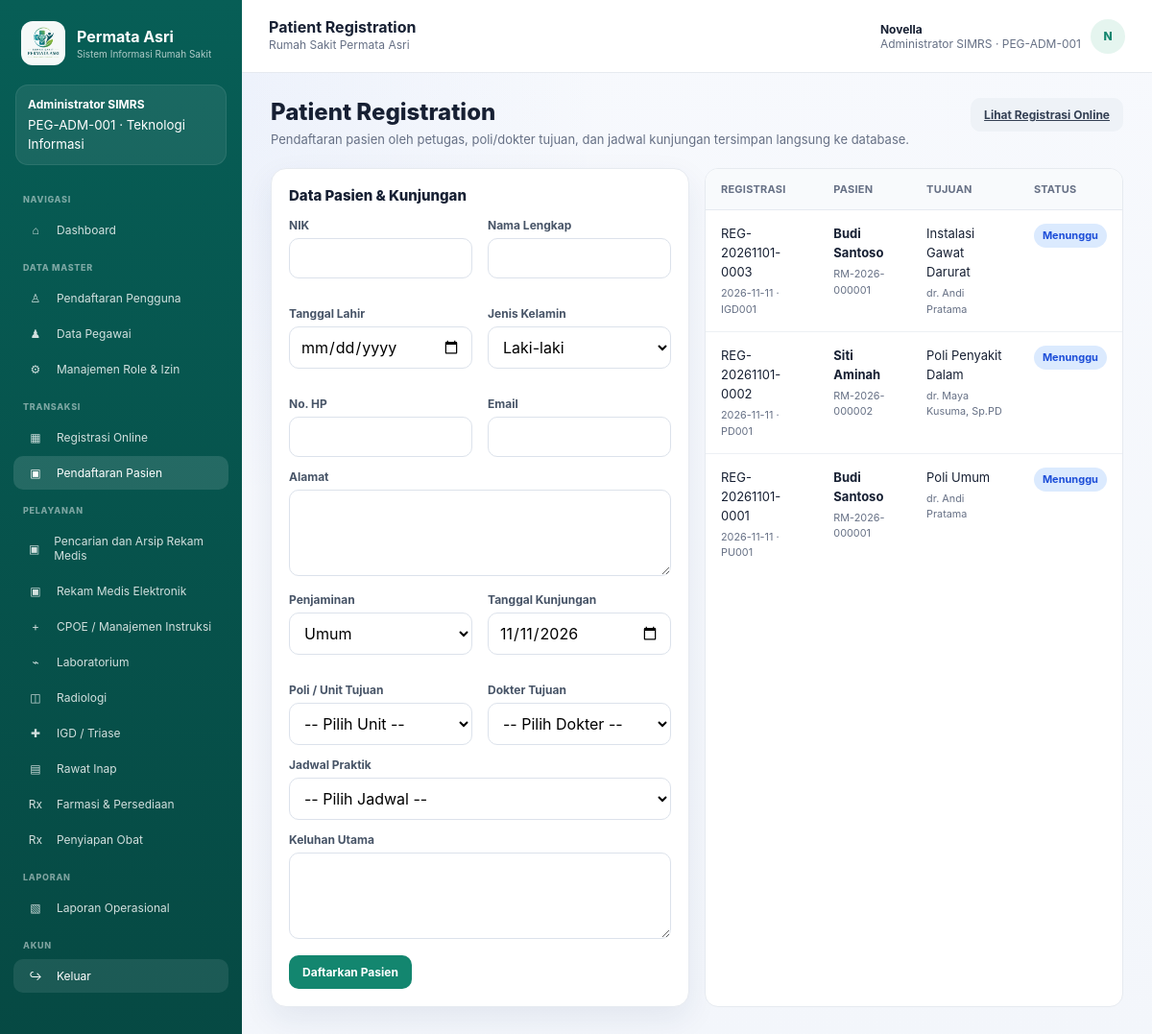
The page /patient_registration.php (signed in) on the database its author committed.
### tables this page shows
CREATE TABLE users (
    id INT AUTO_INCREMENT PRIMARY KEY,
    employee_id INT NOT NULL UNIQUE,
    username VARCHAR(60) NOT NULL UNIQUE,
    password_hash VARCHAR(255) NOT NULL,
    is_active TINYINT(1) NOT NULL DEFAULT 1,
    created_at DATETIME NOT NULL DEFAULT CURRENT_TIMESTAMP,
    CONSTRAINT fk_user_employee FOREIGN KEY (employee_id) REFERENCES employees(id)
);

CREATE TABLE roles (
    id INT AUTO_INCREMENT PRIMARY KEY,
    code VARCHAR(50) NOT NULL UNIQUE,
    name VARCHAR(100) NOT NULL
);

CREATE TABLE employees (
    id INT AUTO_INCREMENT PRIMARY KEY,
    employee_code VARCHAR(30) NOT NULL UNIQUE,
    full_name VARCHAR(150) NOT NULL,
    profession VARCHAR(100) NOT NULL,
    role_id INT NOT NULL,
    unit_id INT NULL,
    is_active TINYINT(1) NOT NULL DEFAULT 1,
    CONSTRAINT fk_employee_role FOREIGN KEY (role_id) REFERENCES roles(id),
    CONSTRAINT fk_employee_unit FOREIGN KEY (unit_id) REFERENCES units(id)
);

CREATE TABLE units (
    id INT AUTO_INCREMENT PRIMARY KEY,
    code VARCHAR(30) NOT NULL UNIQUE,
    name VARCHAR(100) NOT NULL,
    unit_type VARCHAR(30) NOT NULL
);

CREATE TABLE menus (
    id INT AUTO_INCREMENT PRIMARY KEY,
    label VARCHAR(100) NOT NULL,
    icon VARCHAR(10) NOT NULL,
    section_name VARCHAR(50) NOT NULL,
    page_file VARCHAR(100) NOT NULL,
    permission_code VARCHAR(80) NOT NULL,
    sort_order INT NOT NULL DEFAULT 0,
    is_active TINYINT(1) NOT NULL DEFAULT 1
);

CREATE TABLE registrations (
    id INT AUTO_INCREMENT PRIMARY KEY,
    registration_no VARCHAR(40) NULL UNIQUE,
    patient_id INT NOT NULL,
    unit_id INT NOT NULL,
    doctor_employee_id INT NULL,
    schedule_id INT NULL,
    visit_date DATE NOT NULL,
    complaint TEXT NULL,
    payer VARCHAR(40) NOT NULL DEFAULT 'Umum',
    status VARCHAR(40) NOT NULL DEFAULT 'Menunggu',
    queue_no VARCHAR(20) NULL,
    created_by INT NOT NULL,
    created_at DATETIME NOT NULL DEFAULT CURRENT_TIMESTAMP,
    CONSTRAINT fk_reg_patient FOREIGN KEY (patient_id) REFERENCES patients(id),
    CONSTRAINT fk_reg_unit FOREIGN KEY (unit_id) REFERENCES units(id),
    CONSTRAINT fk_reg_doctor FOREIGN KEY (doctor_employee_id) REFERENCES employees(id),
    CONSTRAINT fk_reg_schedule FOREIGN KEY (schedule_id) REFERENCES doctor_schedules(id),
    CONSTRAINT fk_reg_creator FOREIGN KEY (created_by) REFERENCES users(id)
);

CREATE TABLE patients (
    id INT AUTO_INCREMENT PRIMARY KEY,
    medical_record_no VARCHAR(30) NULL UNIQUE,
    nik VARCHAR(16) NOT NULL UNIQUE,
    full_name VARCHAR(150) NOT NULL,
    birth_date DATE NOT NULL,
    gender ENUM('L','P') NOT NULL,
    address TEXT NULL,
    phone VARCHAR(30) NULL,
    email VARCHAR(120) NULL,
    payer VARCHAR(40) NOT NULL DEFAULT 'Umum',
    created_at DATETIME NOT NULL DEFAULT CURRENT_TIMESTAMP
);

### config/database.php (called while the page is built, shortened)
<?php
function db_setting(string $name, string $default): string { $value=getenv($name); return $value===false ? $default : $value; }
function db(): PDO
{
    static $pdo = null;
    if ($pdo instanceof PDO) {
        return $pdo;
    }
    $dsn = 'mysql:host=' . db_setting('SIMRS_DB_HOST','127.0.0.1') . ';port=' . db_setting('SIMRS_DB_PORT','8889') . ';dbname=' . db_setting('SIMRS_DB_NAME','simrs_permata_asri') . ';charset=utf8mb4';
    $pdo = new PDO($dsn, db_setting('SIMRS_DB_USER','root'), db_setting('SIMRS_DB_PASS','root'), [
        PDO::ATTR_ERRMODE => PDO::ERRMODE_EXCEPTION,
        PDO::ATTR_DEFAULT_FETCH_MODE => PDO::FETCH_ASSOC,
        PDO::ATTR_EMULATE_PREPARES => false,
    ]);
    return $pdo;
}

### includes/functions.php (called while the page is built, shortened)
<?php
require_once __DIR__ . '/../config/database.php';
function e(?string $value): string
{
    return htmlspecialchars($value ?? '', ENT_QUOTES, 'UTF-8');
}
function status_label(?string $status): string
{
    $value = strtolower(trim($status ?? ''));
    if (in_array($value, ['menunggu','ordered','pending','menunggu verifikasi','waiting','queued'], true)) {
        return 'Menunggu';
    }
    return $status ?? '-';
}
function status_badge_class(?string $status): string
{
    $value = strtolower(trim($status ?? ''));
    if (in_array($value, ['menunggu','ordered','pending','menunggu verifikasi','waiting','queued'], true)) {
        return 'badge-blue';
    }
    return 'badge-blue';
}
function current_user(): ?array
{
    $stmt = db()->prepare(
        'SELECT u.id AS user_id, u.username, e.id AS employee_id, e.employee_code,
                e.full_name, e.profession, r.id AS role_id, r.code AS role_code,
                r.name AS role_name, un.name AS unit_name, e.unit_id
         FROM users u
         JOIN employees e ON e.id = u.employee_id
         JOIN roles r ON r.id = e.role_id
         LEFT JOIN units un ON un.id = e.unit_id
         WHERE u.id = ? AND u.is_active = 1
         LIMIT 1'
    );
    $stmt->execute([$_SESSION['user_id']]);
    $user = $stmt->fetch();
    return $user ?: null;
}
function require_login(): array
{
    $user = current_user();
    return $user;
}
function sidebar_menus(int $roleId): array
{
    $stmt = db()->prepare(
        'SELECT DISTINCT m.id, m.label, m.icon, m.section_name, m.page_file, m.sort_order
         FROM menus m
         JOIN permissions p ON p.code = m.permission_code
         JOIN role_permissions rp ON rp.permission_id = p.id
         WHERE rp.role_id = ? AND m.is_active = 1
         ORDER BY m.sort_order, m.id'
    );
    $stmt->execute([$roleId]);
    $result=$stmt->fetchAll();
    $user=current_user();
    return array_values(array_filter($result, static function($m) use ($user) {
        $restricted=['user_registration.php','employees.php','role_management.php','reporting.php'];
        if (in_array($m['page_file'],$restricted,true) && !is_admin($user)) return false;
        if ($m['page_file']==='inpatient.php' && in_array(($user['role_code']??''),['dokter','perawat'],true)) {
            $q=db()->prepare('SELECT unit_type FROM units WHERE id=?'); $q->execute([(int)($user['unit_id']??0)]);
            if ($q->fetchColumn()!=='RAWAT_INAP') return false;
        }
        return true;
    }));
}
function is_admin(array $user): bool { return $user['role_code'] === 'admin_simrs'; }

### patient_registration.php (the view, shortened to what this page needs)
<?php
require_once __DIR__ . '/includes/functions.php';
$user = require_login();
$pageTitle = 'Patient Registration';
$recent = db()->query("SELECT r.registration_no, r.visit_date, r.queue_no, r.status, p.medical_record_no, p.full_name, un.name AS unit_name, e.full_name AS doctor_name FROM registrations r JOIN patients p ON p.id=r.patient_id JOIN units un ON un.id=r.unit_id LEFT JOIN employees e ON e.id=r.doctor_employee_id ORDER BY r.id DESC LIMIT 10")->fetchAll();
require __DIR__ . '/includes/header.php';
?>
<div class="actions" style="justify-content:space-between;align-items:flex-start">
  <div>
    <h1 class="page-title">Patient Registration</h1>
    <p class="page-subtitle">Pendaftaran pasien oleh petugas, poli/dokter tujuan, dan jadwal kunjungan tersimpan langsung ke database.</p>
  </div>
  <a class="btn btn-secondary" href="patient_registration_requests.php">Lihat Registrasi Online</a>
</div>
<div class="grid grid-2">
  <div class="card"><h2 class="section-title">Data Pasien & Kunjungan</h2><form method="POST">
    <div class="grid grid-2">
      <div class="field"><label>NIK</label><input class="input" name="nik" maxlength="16" required></div>
      <div class="field"><label>Nama Lengkap</label><input class="input" name="full_name" required></div>
      <div class="field"><label>Tanggal Lahir</label><input class="input" type="date" name="birth_date" required></div>
      <div class="field"><label>Jenis Kelamin</label><select class="input" name="gender"><option value="L">Laki-laki</option><option value="P">Perempuan</option></select></div>
      <div class="field"><label>No. HP</label><input class="input" name="phone"></div>
      <div class="field"><label>Email</label><input class="input" type="email" name="email"></div>
    </div>
    <div class="field"><label>Alamat</label><textarea class="input" name="address"></textarea></div>
    <div class="grid grid-2">
      <div class="field"><label>Penjaminan</label><select class="input" name="payer"><option>Umum</option><option>BPJS</option><option>Asuransi</option></select></div>
      <div class="field"><label>Tanggal Kunjungan</label><input class="input" type="date" name="visit_date" value="<?= date('Y-m-d') ?>" required></div>
      <div class="field"><label>Poli / Unit Tujuan</label><select class="input" name="unit_id" required><option value="">-- Pilih Unit --</option></select></div>
      <div class="field"><label>Dokter Tujuan</label><select class="input" name="doctor_employee_id" required><option value="">-- Pilih Dokter --</option></select></div>
    </div>
    <div class="field"><label>Jadwal Praktik</label><select class="input" name="schedule_id" required><option value="">-- Pilih Jadwal --</option></select></div>
    <div class="field"><label>Keluhan Utama</label><textarea class="input" name="complaint"></textarea></div>
    <button class="btn btn-primary">Daftarkan Pasien</button>
  </form></div>
  <div class="table-wrap"><table><thead><tr><th>Registrasi</th><th>Pasien</th><th>Tujuan</th><th>Status</th></tr></thead><tbody><?php foreach($recent as $r): ?><tr><td><?= e($r['registration_no']) ?><br><small><?= e($r['visit_date'].' · '.$r['queue_no']) ?></small></td><td><b><?= e($r['full_name']) ?></b><br><small><?= e($r['medical_record_no']) ?></small></td><td><?= e($r['unit_name']) ?><br><small><?= e($r['doctor_name'] ?? '-') ?></small></td><td><span class="badge <?= status_badge_class($r['status']) ?>"><?= e(status_label($r['status'])) ?></span></td></tr><?php endforeach; ?></tbody></table></div>
</div>
<?php require __DIR__ . '/includes/footer.php'; ?>

### includes/header.php (shortened to what this page needs)
<?php
$pageTitle = $pageTitle ?? 'SIMRS';
$activeFile = basename($_SERVER['PHP_SELF']);
$menus = sidebar_menus((int) $user['role_id']);
$initials = strtoupper(substr($user['full_name'], 0, 1));
?>
<!DOCTYPE html>
<html lang="id">
<head>
  <link rel="stylesheet" href="assets/css/app.css">
</head>
<body>
  <aside class="sidebar">
    <div class="sidebar-brand">
      <div class="brand-mark"><img src="assets/images/permata-asri-logo.png" alt="Logo Rumah Sakit Permata Asri"></div>
      <div>
        <strong>Permata Asri</strong>
        <small>Sistem Informasi Rumah Sakit</small>
      </div>
    </div>
    <div class="role-card">
      <b><?= e($user['role_name']) ?></b>
      <small><?= e($user['employee_code']) ?> · <?= e($user['unit_name'] ?? '-') ?></small>
    </div>
    <?php $section = null; ?>
    <?php foreach ($menus as $menu): ?>
      <?php if ($section !== $menu['section_name']): $section = $menu['section_name']; ?>
        <div class="sidebar-menu-title"><?= e($section) ?></div>
      <?php endif; ?>
      <a class="sidebar-link <?= $activeFile === $menu['page_file'] ? 'active' : '' ?>" href="<?= e($menu['page_file']) ?>">
        <span class="ico"><?= e($menu['icon']) ?></span>
        <span><?= e($menu['label']) ?></span>
      </a>
    <?php endforeach; ?>
    <div class="sidebar-menu-title">AKUN</div>
    <a href="#" class="sidebar-link logout-link" data-open-logout>
      <span class="ico">↪</span><span>Keluar</span>
    </a>
  </aside>
  <div class="content-shell">
    <header class="topbar">
      <div>
        <strong><?= e($pageTitle) ?></strong>
        <div class="note">Rumah Sakit Permata Asri</div>
      </div>
      <div class="user-chip">
        <div>
          <strong><?= e($user['full_name']) ?></strong>
          <span><?= e($user['profession']) ?> · <?= e($user['employee_code']) ?></span>
        </div>
        <div class="avatar"><?= e($initials) ?></div>
      </div>
    </header>
    <main class="page-wrap">

### rows shown on the page
users: roles.name "Administrator SIMRS", employee.employee_code "PEG-ADM-001", units.name "Teknologi Informasi", employee.full_name "Novella", employee.profession "Administrator SIMRS", employee.full_name "N"
menus: section_name "NAVIGASI", icon "⌂", label "Dashboard"
menus: section_name "DATA MASTER", icon "♙", label "Pendaftaran Pengguna"
menus: icon "♟", label "Data Pegawai"
menus: icon "⚙", label "Manajemen Role & Izin"
menus: section_name "TRANSAKSI", icon "▦", label "Registrasi Online"
menus: icon "▣", label "Pendaftaran Pasien"
menus: section_name "PELAYANAN", icon "▣", label "Pencarian dan Arsip Rekam Medis"
menus: icon "▣", label "Rekam Medis Elektronik"
menus: icon "+", label "CPOE / Manajemen Instruksi"
menus: icon "⌁", label "Laboratorium"
menus: icon "◫", label "Radiologi"
menus: icon "✚", label "IGD / Triase"
menus: icon "▤", label "Rawat Inap"
menus: icon "Rx", label "Farmasi & Persediaan"
menus: icon "Rx", label "Penyiapan Obat"
menus: section_name "LAPORAN", icon "▧", label "Laporan Operasional"
registrations: registration_no "REG-20261101-0003", visit_date+queue_no "2026-11-11 · IGD001", patient.full_name "Budi Santoso", patient.medical_record_no "RM-2026-000001", unit.name "Instalasi Gawat Darurat", doctor_employee.full_name "dr. Andi Pratama", status "Menunggu"
registrations: registration_no "REG-20261101-0002", visit_date+queue_no "2026-11-11 · PD001", patient.full_name "Siti Aminah", patient.medical_record_no "RM-2026-000002", unit.name "Poli Penyakit Dalam", doctor_employee.full_name "dr. Maya Kusuma, Sp.PD", status "Menunggu"
registrations: registration_no "REG-20261101-0001", visit_date+queue_no "2026-11-11 · PU001", patient.full_name "Budi Santoso", patient.medical_record_no "RM-2026-000001", unit.name "Poli Umum", doctor_employee.full_name "dr. Andi Pratama", status "Menunggu"

### other values the page prints
$pageTitle "Patient Registration"
